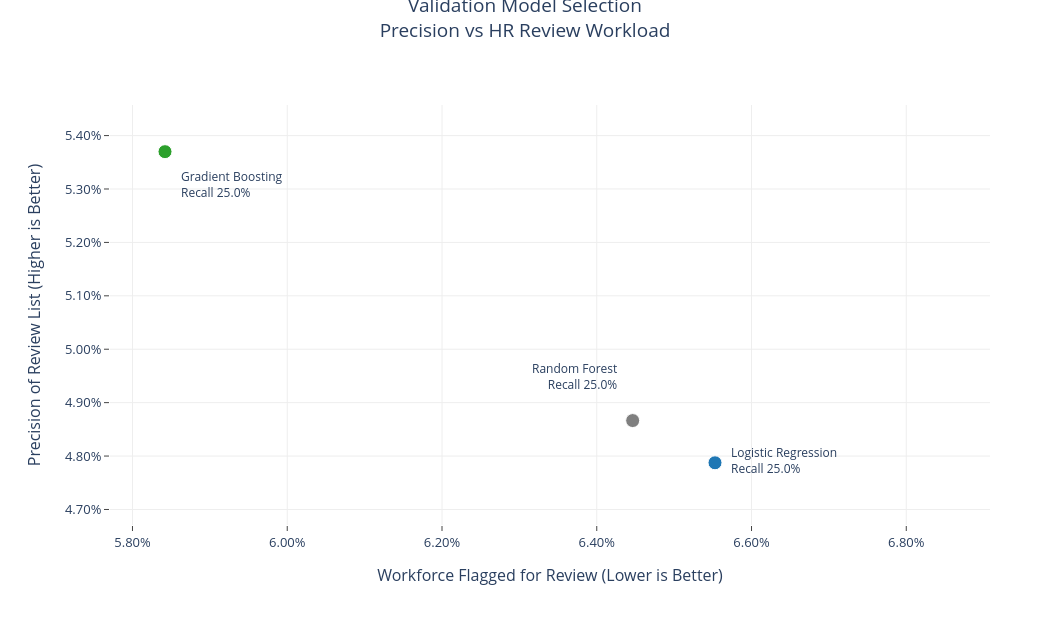

Notebook code for this chart:
### Markdown cell above
## 13. Choosing the Model with a Consistent Rule

I make the final choice on June 2025 validation after the development settings are fixed. To be eligible, a model must capture at least 25% of cases and keep its development AP gap within five points. Among eligible models, higher validation precision wins; lower review-list share and higher AP break ties.

This rule makes the decision easy to review. A model with higher validation precision can still be excluded if it fails the development safeguard.

### Code cell
from pathlib import Path


# Use validation to fix the model and cutoff before the historical check.
validation_comparison_df = pd.DataFrame([
    lr_valid_metrics,
    rf_valid_metrics,
    gbm_valid_metrics,
])
validation_comparison_df["development_overfit_gap"] = [
    lr_cv_overfit_gap,
    rf_cv_overfit_gap,
    gbm_cv_overfit_gap,
]
validation_comparison_df["meets_recall_target"] = (
    validation_comparison_df["recall"] >= target_recall
)
validation_comparison_df["passes_overfit_guard"] = (
    validation_comparison_df["development_overfit_gap"] <= 0.05
)
eligible_models = validation_comparison_df.loc[
    validation_comparison_df["meets_recall_target"]
    & validation_comparison_df["passes_overfit_guard"]
].copy()

if len(eligible_models) > 0:
    selected_model_name = eligible_models.sort_values(
        ["precision", "flagged_rate", "average_precision"],
        ascending=[False, True, False],
    ).iloc[0]["model"]
    selection_reason = (
        "highest validation precision among models meeting the 25% recall target "
        "and the development overfitting safeguard; flagged rate and average "
        "precision break close results"
    )
else:
    selected_model_name = validation_comparison_df.sort_values(
        ["recall", "precision", "flagged_rate", "average_precision"],
        ascending=[False, False, True, False],
    ).iloc[0]["model"]
    selection_reason = (
        "fallback: highest validation recall because no model met the target"
    )

model_artifacts = {
    "Logistic Regression": {"model": lr_model, "threshold": lr_threshold},
    "Random Forest": {"model": rf_model, "threshold": rf_threshold},
    "Gradient Boosting": {"model": gbm_model, "threshold": gbm_threshold},
}
selected_artifacts = model_artifacts[selected_model_name]
best_model = selected_artifacts["model"]
best_threshold = selected_artifacts["threshold"]

print("Validation comparison used for model selection:")
display(validation_comparison_df.round(4))
print("Selected final model:", selected_model_name)
print("Selection reason:", selection_reason)
print("Selected operating threshold:", best_threshold)

# Replay the already-reviewed holdout; this is historical evidence.
lr_test_prob = lr_model.predict_proba(X_test[lr_model_features])[:, 1]
rf_test_prob = rf_model.predict_proba(X_test[rf_model_features])[:, 1]
gbm_test_prob = gbm_model.predict_proba(X_test[gbm_model_features])[:, 1]

lr_test_metrics, lr_test_pred = evaluate_at_threshold(
    "Logistic Regression", y_test, lr_test_prob, lr_threshold
)
rf_test_metrics, rf_test_pred = evaluate_at_threshold(
    "Random Forest", y_test, rf_test_prob, rf_threshold
)
gbm_test_metrics, gbm_test_pred = evaluate_at_threshold(
    "Gradient Boosting", y_test, gbm_test_prob, gbm_threshold
)
test_comparison_df = pd.DataFrame([
    lr_test_metrics,
    rf_test_metrics,
    gbm_test_metrics,
])

selected_test_predictions = {
    "Logistic Regression": (lr_test_prob, lr_test_pred, lr_test_metrics),
    "Random Forest": (rf_test_prob, rf_test_pred, rf_test_metrics),
    "Gradient Boosting": (gbm_test_prob, gbm_test_pred, gbm_test_metrics),
}
y_test_prob, y_test_pred, selected_test_metrics = selected_test_predictions[
    selected_model_name
]
y_valid_prob = {
    "Logistic Regression": lr_valid_prob,
    "Random Forest": rf_valid_prob,
    "Gradient Boosting": gbm_valid_prob,
}[selected_model_name]
y_valid_pred = {
    "Logistic Regression": lr_valid_pred,
    "Random Forest": rf_valid_pred,
    "Gradient Boosting": gbm_valid_pred,
}[selected_model_name]

print("Historical holdout comparison (replayed after selection):")
display(test_comparison_df.round(4))
print(f"{selected_model_name} classification report on historical holdout:")
print(classification_report(y_test, y_test_pred, zero_division=0))

# Summarize overfitting and performance across calendar snapshots.
overfitting_diagnostic_df = pd.DataFrame({
    "model": ["Logistic Regression", "Random Forest", "Gradient Boosting"],
    "cv_train_average_precision": [
        lr_cv_train_ap, rf_cv_train_ap, gbm_cv_train_ap
    ],
    "cv_validation_average_precision": [
        lr_cv_validation_ap, rf_cv_validation_ap, gbm_cv_validation_ap
    ],
    "cv_overfit_gap": [
        lr_cv_overfit_gap, rf_cv_overfit_gap, gbm_cv_overfit_gap
    ],
    "fixed_validation_average_precision": [
        lr_valid_metrics["average_precision"],
        rf_valid_metrics["average_precision"],
        gbm_valid_metrics["average_precision"],
    ],
    "final_test_average_precision": [
        lr_test_metrics["average_precision"],
        rf_test_metrics["average_precision"],
        gbm_test_metrics["average_precision"],
    ],
})
overfitting_diagnostic_df["diagnostic"] = np.select(
    [
        overfitting_diagnostic_df["cv_overfit_gap"] > 0.05,
        overfitting_diagnostic_df["cv_overfit_gap"] > 0.02,
    ],
    ["Large train-development gap", "Moderate train-development gap"],
    default="Limited train-development gap",
)


def best_search_snapshot_rows(search, model_name):
    rows = []
    selected_index = getattr(search, "selected_index_", search.best_index_)
    for fold_index, summary in tuning_snapshot_summary.iterrows():
        rows.append({
            "model": model_name,
            "stage": "Development check",
            "snapshot": pd.Timestamp(summary["validation_date"]),
            "average_precision": float(
                search.cv_results_[f"split{fold_index}_test_score"][
                    selected_index
                ]
            ),
        })
    return rows


calendar_performance_rows = []
for search, model_name in [
    (lr_search, "Logistic Regression"),
    (rf_search, "Random Forest"),
    (gbm_search, "Gradient Boosting"),
]:
    calendar_performance_rows.extend(
        best_search_snapshot_rows(search, model_name)
    )

for model_name, valid_metrics, test_metrics in [
    ("Logistic Regression", lr_valid_metrics, lr_test_metrics),
    ("Random Forest", rf_valid_metrics, rf_test_metrics),
    ("Gradient Boosting", gbm_valid_metrics, gbm_test_metrics),
]:
    calendar_performance_rows.extend([
        {
            "model": model_name,
            "stage": "Main validation",
            "snapshot": validation_date,
            "average_precision": valid_metrics["average_precision"],
        },
        {
            "model": model_name,
            "stage": "Historical holdout",
            "snapshot": test_date,
            "average_precision": test_metrics["average_precision"],
        },
    ])

calendar_performance_df = pd.DataFrame(calendar_performance_rows).sort_values(
    ["snapshot", "model"]
)
print("Overfitting diagnostic:")
display(overfitting_diagnostic_df.round(5))
print("Average precision across calendar snapshots:")
display(calendar_performance_df.round(5))

# Compare review-list precision with the amount of HR review work required.
import plotly.graph_objects as go

model_colors = {
    "Logistic Regression": "#1f77b4",
    "Random Forest": "#7f7f7f",
    "Gradient Boosting": "#2ca02c",
}
model_selection_fig = go.Figure()
label_positions = {
    "Gradient Boosting": (14, -14, "left", "top"),
    "Random Forest": (-14, 26, "right", "bottom"),
    "Logistic Regression": (14, 2, "left", "middle"),
}
for _, row in validation_comparison_df.iterrows():
    model_selection_fig.add_trace(go.Scatter(
        x=[row["flagged_rate"]],
        y=[row["precision"]],
        mode="markers",
        name=row["model"],
        marker=dict(size=14, color=model_colors[row["model"]],
                    line=dict(color="white", width=1)),
        customdata=[[
            row["model"], row["recall"], row["tp"] + row["fp"],
            row["average_precision"], row["development_overfit_gap"],
        ]],
        hovertemplate=(
            "<b>%{customdata[0]}</b><br>Workforce flagged: %{x:.2%}"
            "<br>Precision: %{y:.2%}<br>Recall: %{customdata[1]:.2%}"
            "<br>Records flagged: %{customdata[2]:,.0f}"
            "<br>Average precision: %{customdata[3]:.2%}"
            "<br>Development AP gap: %{customdata[4]:.2%}<extra></extra>"
        ),
        showlegend=False,
    ))
    dx, dy, ha, va = label_positions[row["model"]]
    model_selection_fig.add_annotation(
        x=row["flagged_rate"], y=row["precision"],
        text=f"{row['model']}<br>Recall {row['recall']:.1%}",
        showarrow=False, xshift=dx, yshift=dy, xanchor=ha, yanchor=va,
        align="left" if ha == "left" else "right", font=dict(size=12),
    )
flagged_span = max(float(validation_comparison_df["flagged_rate"].max()
                         - validation_comparison_df["flagged_rate"].min()), 0.001)
precision_span = max(float(validation_comparison_df["precision"].max()
                           - validation_comparison_df["precision"].min()), 0.001)
model_selection_fig.update_layout(
    title=dict(text="Validation Model Selection<br>Precision vs HR Review Workload",
               x=0.5, y=0.98, xanchor="center", yanchor="top", font=dict(size=19)),
    template="plotly_white",
    width=1050,
    height=620,
    font=dict(size=13),
    margin=dict(l=110, r=60, t=105, b=95),
    hovermode="closest",
    xaxis=dict(
        title="Workforce Flagged for Review (Lower is Better)", tickformat=".2%",
        range=[validation_comparison_df["flagged_rate"].min() - flagged_span * 0.10,
               validation_comparison_df["flagged_rate"].max() + flagged_span * 0.50],
        gridcolor="#eeeeee", automargin=True,
        title_standoff=20, ticks="outside", ticklen=5,
    ),
    yaxis=dict(
        title="Precision of Review List (Higher is Better)", tickformat=".2%",
        range=[validation_comparison_df["precision"].min() - precision_span * 0.20,
               validation_comparison_df["precision"].max() + precision_span * 0.15],
        gridcolor="#eeeeee", automargin=True,
        title_standoff=20, ticks="outside", ticklen=5,
    ),
)
model_selection_fig.show()

# Review errors on the already-inspected holdout after this run's validation choice.
selected_test_cm = confusion_matrix(y_test, y_test_pred)
plt.figure(figsize=(6, 5))
sns.heatmap(
    selected_test_cm,
    annot=True,
    fmt="d",
    cmap="Blues",
    xticklabels=["No Attrition", "Attrition"],
    yticklabels=["No Attrition", "Attrition"],
)
plt.xlabel("Predicted")
plt.ylabel("Actual")
plt.title(f"{selected_model_name} Historical Holdout Confusion Matrix")
plt.tight_layout()
plt.show()


# Look for historical performance differences across large entities.
subgroup_frame = pd.DataFrame({
    "entity": X_test["entity"].astype("string").fillna("Missing"),
    "actual": y_test.to_numpy(),
    "score": y_test_prob,
    "flagged": y_test_pred,
})
subgroup_rows = []
for entity_name, group in subgroup_frame.groupby("entity", dropna=False):
    if len(group) < 1_000 or group["actual"].sum() < 10:
        continue
    subgroup_precision = precision_score(
        group["actual"], group["flagged"], zero_division=0
    )
    subgroup_rows.append({
        "entity": entity_name,
        "records": len(group),
        "attrition_cases": int(group["actual"].sum()),
        "base_rate": group["actual"].mean(),
        "average_precision": average_precision_score(
            group["actual"], group["score"]
        ),
        "precision": subgroup_precision,
        "recall": recall_score(
            group["actual"], group["flagged"], zero_division=0
        ),
        "flagged_rate": group["flagged"].mean(),
        "lift": (
            subgroup_precision / group["actual"].mean()
            if group["actual"].mean() > 0 else np.nan
        ),
    })
subgroup_test_df = pd.DataFrame(subgroup_rows).sort_values(
    "records", ascending=False
)
print("Selected-model historical holdout results by entity (large groups only):")
display(subgroup_test_df.round(4))

### Figure 1 — Plotly figure (JSON) as saved in the notebook; plotly's stock layout.template omitted (floating-point values rounded to 4 significant figures)
{"data": [{"customdata": [["Logistic Regression", 0.2504, 5974, 0.03376, 0.0205]], "hovertemplate": "<b>%{customdata[0]}</b><br>Workforce flagged: %{x:.2%}<br>Precision: %{y:.2%}<br>Recall: %{customdata[1]:.2%}<br>Records flagged: %{customdata[2]:,.0f}<br>Average precision: %{customdata[3]:.2%}<br>Development AP gap: %{customdata[4]:.2%}<extra></extra>", "marker": {"color": "#1f77b4", "line": {"color": "white", "width": 1}, "size": 14}, "mode": "markers", "name": "Logistic Regression", "showlegend": false, "type": "scatter", "x": [0.06553], "y": [0.04787]}, {"customdata": [["Random Forest", 0.2504, 5877, 0.03506, 0.06434]], "hovertemplate": "<b>%{customdata[0]}</b><br>Workforce flagged: %{x:.2%}<br>Precision: %{y:.2%}<br>Recall: %{customdata[1]:.2%}<br>Records flagged: %{customdata[2]:,.0f}<br>Average precision: %{customdata[3]:.2%}<br>Development AP gap: %{customdata[4]:.2%}<extra></extra>", "marker": {"color": "#7f7f7f", "line": {"color": "white", "width": 1}, "size": 14}, "mode": "markers", "name": "Random Forest", "showlegend": false, "type": "scatter", "x": [0.06446], "y": [0.04866]}, {"customdata": [["Gradient Boosting", 0.2504, 5326, 0.03707, 0.03652]], "hovertemplate": "<b>%{customdata[0]}</b><br>Workforce flagged: %{x:.2%}<br>Precision: %{y:.2%}<br>Recall: %{customdata[1]:.2%}<br>Records flagged: %{customdata[2]:,.0f}<br>Average precision: %{customdata[3]:.2%}<br>Development AP gap: %{customdata[4]:.2%}<extra></extra>", "marker": {"color": "#2ca02c", "line": {"color": "white", "width": 1}, "size": 14}, "mode": "markers", "name": "Gradient Boosting", "showlegend": false, "type": "scatter", "x": [0.05842], "y": [0.0537]}], "layout": {"annotations": [{"align": "left", "font": {"size": 12}, "showarrow": false, "text": "Logistic Regression<br>Recall 25.0%", "x": 0.06553, "xanchor": "left", "xshift": 14, "y": 0.04787, "yanchor": "middle", "yshift": 2}, {"align": "right", "font": {"size": 12}, "showarrow": false, "text": "Random Forest<br>Recall 25.0%", "x": 0.06446, "xanchor": "right", "xshift": -14, "y": 0.04866, "yanchor": "bottom", "yshift": 26}, {"align": "left", "font": {"size": 12}, "showarrow": false, "text": "Gradient Boosting<br>Recall 25.0%", "x": 0.05842, "xanchor": "left", "xshift": 14, "y": 0.0537, "yanchor": "top", "yshift": -14}], "font": {"size": 13}, "height": 620, "hovermode": "closest", "margin": {"b": 95, "l": 110, "r": 60, "t": 105}, "title": {"font": {"size": 19}, "text": "Validation Model Selection<br>Precision vs HR Review Workload", "x": 0.5, "xanchor": "center", "y": 0.98, "yanchor": "top"}, "width": 1050, "xaxis": {"automargin": true, "gridcolor": "#eeeeee", "range": [0.05771, 0.06908], "tickformat": ".2%", "ticklen": 5, "ticks": "outside", "title": {"standoff": 20, "text": "Workforce Flagged for Review (Lower is Better)"}}, "yaxis": {"automargin": true, "gridcolor": "#eeeeee", "range": [0.04671, 0.05457], "tickformat": ".2%", "ticklen": 5, "ticks": "outside", "title": {"standoff": 20, "text": "Precision of Review List (Higher is Better)"}}}}
